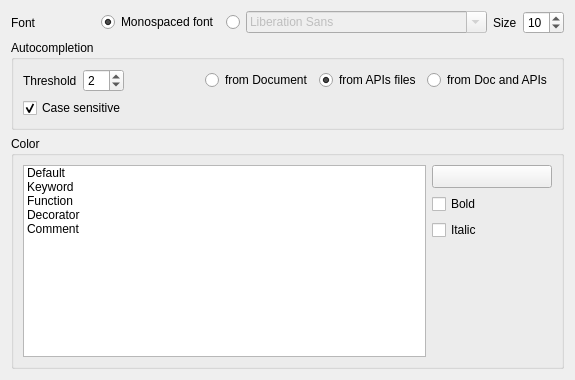
                    <widget class="QWidget" name="tab">
                     <attribute name="title">
                      <string>Python</string>
                     </attribute>
                     <layout class="QGridLayout" name="gridLayout_16">
                      <item row="0" column="0">
                       <widget class="QLabel" name="label_4">
                        <property name="text">
                         <string>Font</string>
                        </property>
                       </widget>
                      </item>
                      <item row="0" column="1">
                       <spacer name="horizontalSpacer_47">
                        <property name="orientation">
                         <enum>Qt::Horizontal</enum>
                        </property>
                        <property name="sizeHint" stdset="0">
                         <size>
                          <width>53</width>
                          <height>20</height>
                         </size>
                        </property>
                       </spacer>
                      </item>
                      <item row="0" column="2">
                       <widget class="QRadioButton" name="mMonospacedFontCodeEditor">
                        <property name="text">
                         <string>Monospaced font</string>
                        </property>
                        <property name="checked">
                         <bool>true</bool>
                        </property>
                       </widget>
                      </item>
                      <item row="0" column="3">
                       <widget class="QRadioButton" name="mFontRadioButtonCodeEditor">
                        <property name="text">
                         <string/>
                        </property>
                       </widget>
                      </item>
                      <item row="0" column="4">
                       <widget class="QFontComboBox" name="mFontComboCodeEditorPy">
                        <property name="enabled">
                         <bool>false</bool>
                        </property>
                        <property name="minimumSize">
                         <size>
                          <width>241</width>
                          <height>0</height>
                         </size>
                        </property>
                        <property name="editable">
                         <bool>true</bool>
                        </property>
                       </widget>
                      </item>
                      <item row="0" column="5">
                       <widget class="QLabel" name="label_41">
                        <property name="text">
                         <string>Size</string>
                        </property>
                       </widget>
                      </item>
                      <item row="0" column="6">
                       <widget class="QSpinBox" name="mFontSizeCodeEditorPy">
                        <property name="minimum">
                         <number>4</number>
                        </property>
                        <property name="maximum">
                         <number>20</number>
                        </property>
                        <property name="value">
                         <number>10</number>
                        </property>
                       </widget>
                      </item>
                      <item row="1" column="0" colspan="7">
                       <widget class="QgsCollapsibleGroupBox" name="groupBox_25">
                        <property name="title">
                         <string>Autocompletion</string>
                        </property>
                        <layout class="QGridLayout" name="gridLayout_19">
                         <item row="0" column="0">
                          <layout class="QHBoxLayout" name="horizontalLayout_43">
                           <item>
                            <widget class="QLabel" name="label_49">
                             <property name="text">
                              <string>Threshold</string>
                             </property>
                            </widget>
                           </item>
                           <item>
                            <widget class="QSpinBox" name="mThresholdCompletionPy">
                             <property name="value">
                              <number>2</number>
                             </property>
                            </widget>
                           </item>
                           <item>
                            <spacer name="horizontalSpacer_50">
                             <property name="orientation">
                              <enum>Qt::Horizontal</enum>
                             </property>
                             <property name="sizeHint" stdset="0">
                              <size>
                               <width>40</width>
                               <height>20</height>
                              </size>
                             </property>
                            </spacer>
                           </item>
                           <item>
                            <widget class="QRadioButton" name="mCompletionFromDocPy">
                             <property name="toolTip">
                              <string>Get autocompletion from current document</string>
                             </property>
                             <property name="text">
                              <string>from Document</string>
                             </property>
                            </widget>
                           </item>
                           <item>
                            <widget class="QRadioButton" name="mCompletionFromAPIsPy">
                             <property name="toolTip">
                              <string>Get autocompletion from installed APIs</string>
                             </property>
                             <property name="text">
                              <string>from APIs files</string>
                             </property>
                             <property name="checked">
                              <bool>true</bool>
                             </property>
                            </widget>
                           </item>
                           <item>
                            <widget class="QRadioButton" name="mCompletionFromDocAPIsPy">
                             <property name="toolTip">
                              <string>Get autocompletion from current document and installed APIs</string>
                             </property>
                             <property name="text">
                              <string>from Doc and APIs</string>
                             </property>
                            </widget>
                           </item>
                          </layout>
                         </item>
                         <item row="1" column="0">
                          <widget class="QCheckBox" name="mCompletionCaseSensitivePy">
                           <property name="text">
                            <string>Case sensitive</string>
                           </property>
                           <property name="checked">
                            <bool>true</bool>
                           </property>
                          </widget>
                         </item>
                        </layout>
                       </widget>
                      </item>
                      <item row="2" column="0" colspan="7">
                       <widget class="QgsCollapsibleGroupBox" name="groupBox_26">
                        <property name="title">
                         <string>Color</string>
                        </property>
                        <layout class="QGridLayout" name="gridLayout_27">
                         <item row="0" column="0">
                          <widget class="QListWidget" name="mListWidgetCodeEditorColorPy">
                           <item>
                            <property name="text">
                             <string>Default</string>
                            </property>
                           </item>
                           <item>
                            <property name="text">
                             <string>Keyword</string>
                            </property>
                           </item>
                           <item>
                            <property name="text">
                             <string>Function</string>
                            </property>
                           </item>
                           <item>
                            <property name="text">
                             <string>Decorator</string>
                            </property>
                           </item>
                           <item>
                            <property name="text">
                             <string>Comment</string>
                            </property>
                           </item>
                          </widget>
                         </item>
                         <item row="0" column="1">
                          <widget class="QFrame" name="mLayoutColorPy">
                           <property name="frameShape">
                            <enum>QFrame::NoFrame</enum>
                           </property>
                           <property name="frameShadow">
                            <enum>QFrame::Raised</enum>
                           </property>
                           <layout class="QGridLayout" name="gridLayout_20">
                            <property name="margin">
                             <number>0</number>
                            </property>
                            <item row="0" column="0">
                             <layout class="QVBoxLayout" name="verticalLayout_41">
                              <item>
                               <widget class="QgsColorButtonV2" name="mColorCodeEditorPy">
                                <property name="minimumSize">
                                 <size>
                                  <width>120</width>
                                  <height>0</height>
                                 </size>
                                </property>
                                <property name="text">
                                 <string/>
                                </property>
                               </widget>
                              </item>
                              <item>
                               <widget class="QCheckBox" name="mCheckBoxBoldCodeEditorPy">
                                <property name="text">
                                 <string>Bold</string>
                                </property>
                               </widget>
                              </item>
                              <item>
                               <widget class="QCheckBox" name="mCheckBoxItalicCodeEditorPy">
                                <property name="text">
                                 <string>Italic</string>
                                </property>
                               </widget>
                              </item>
                              <item>
                               <spacer name="verticalSpacer_14">
                                <property name="orientation">
                                 <enum>Qt::Vertical</enum>
                                </property>
                                <property name="sizeHint" stdset="0">
                                 <size>
                                  <width>20</width>
                                  <height>40</height>
                                 </size>
                                </property>
                               </spacer>
                              </item>
                             </layout>
                            </item>
                           </layout>
                          </widget>
                         </item>
                        </layout>
                       </widget>
                      </item>
                     </layout>
                    </widget>
